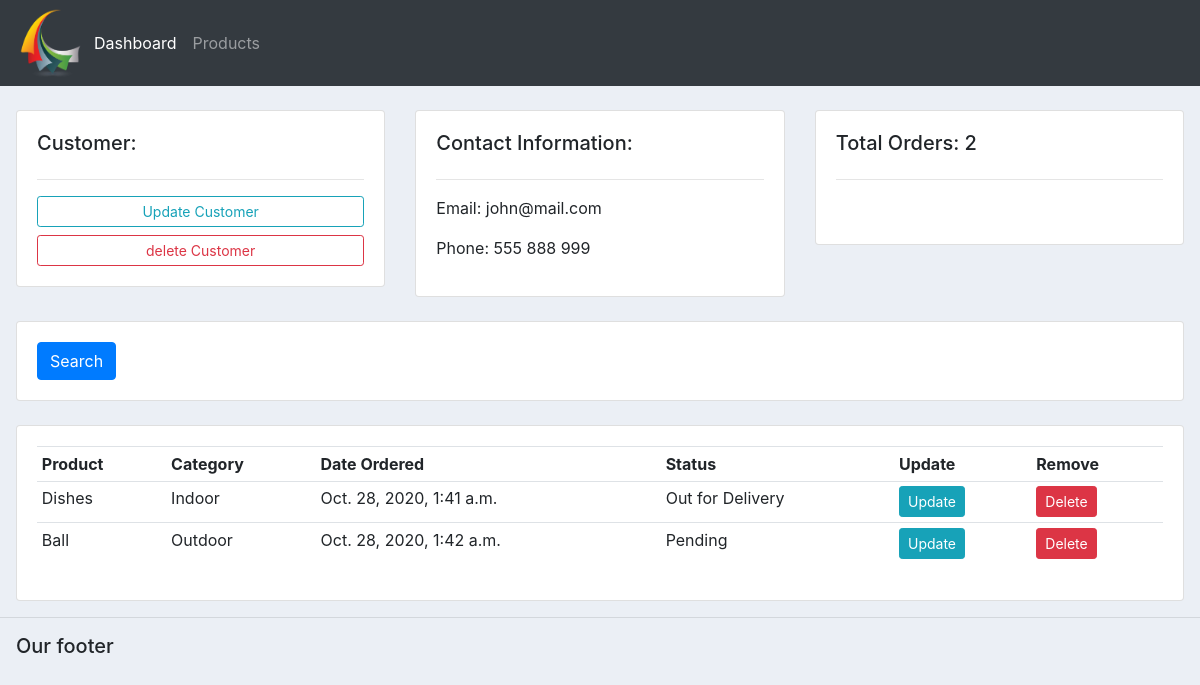
Screenshot of /customers/1/ with the database file from the repository.
### accounts/models.py (models this page shows, shortened)
class Customer(models.Model):
    name = models.CharField(max_length=200, null=True)
    phone = models.CharField(max_length=200, null=True)
    email = models.CharField(max_length=200, null=True)
    date_created = models.DateTimeField(auto_now_add=True, null=True)

class Order(models.Model):
    STATUS = (  ('Pending', 'Pending'),
                ('Out for Delivery', 'Out for Delivery'),
                ('Delivered', 'Delivered')
             )
    customer = models.ForeignKey(Customer, null=True, on_delete=models.SET_NULL)
    product = models.ForeignKey(Product, null=True, on_delete=models.SET_NULL)
    date_created = models.DateTimeField(auto_now_add=True, null=True)
    status = models.CharField(max_length=200, null=True, choices=STATUS)

class Product(models.Model):
    CATEGORY = (    ('Indoor', 'Indoor'),
                    ('Outdoor', 'Outdoor')
               )
    name = models.CharField(max_length=200, null=True)
    price = models.CharField(max_length=200, null=True)
    category = models.CharField(max_length=200, null=True, choices=CATEGORY)
    description = models.CharField(max_length=200, null=True, blank=True)
    date_created = models.DateTimeField(auto_now_add=True, null=True)
    tags = models.ManyToManyField(Tag)

### accounts/views.py (the view)
# urls.py: path('customers/<str:pk_test>/', views.customers, name='customers'),
def customers(request, pk_test):
    customer = Customer.objects.get(id=pk_test)
    orders = customer.order_set.all()
    total_orders = orders.count()
    context = {'customer':customer, 'orders':orders, 'total_orders':total_orders}
    return render(request, 'accounts/customers.html', context)

### accounts/templates/accounts/customers.html
{% extends 'accounts/main.html' %}
{% block content %}
<br>
<div class="row pl-3 pr-3">
  <div class="col-md">
    <div class="card card-body">
      <h5>Customer:</h5>
      <hr>
      <a class="btn btn-outline-info btn-sm btn-block" href="">
        Update Customer
      </a>
      <a class="btn btn-outline-danger btn-sm btn-block" href="">
        delete Customer
      </a>
    </div>
  </div>
  <div class="col-md">
    <div class="card card-body">
      <h5>Contact Information:</h5>
      <hr>
      <p>Email: {{customer.email}}</p>
      <p>Phone: {{customer.phone}}</p>
    </div>
  </div>
  <div class="col-md">
    <div class="card card-body">
      <h5>Total Orders: {{total_orders}}</h5>
      <hr>
      <h1 style="text-align: center; padding: 10px"></h1>
    </div>
  </div>
</div>
<br>
<div class="row pl-3 pr-3">
  <div class="col">
    <div class="card card-body">
      <form class="get">
        <button class="btn btn-primary" type="submit">Search</button>
      </form>
    </div>
  </div>
</div>
<br>
<div class="row pl-3 pr-3">
  <div class="col-md">
    <div class="card card-body">
      <table class="table table-sm">
        <tr>
          <th>Product</th>
          <th>Category</th>
          <th>Date Ordered</th>
          <th>Status</th>
          <th>Update</th>
          <th>Remove</th>
        </tr>
        {% for order in orders %}
        <tr>
          <td>{{order.product.name}}</td>
          <td>{{order.product.category}}</td>
          <td>{{order.product.date_created}}</td>
          <td>{{order.status}}</td>
          <td><a class="btn btn-sm btn-info" href="{% url 'update_order' order.id %}">Update</a></td>
          <td><a class="btn btn-sm btn-danger" href="{% url 'delete_order' order.id %}">Delete</a></td>
        </tr>
        {% endfor %}
      </table>
    </div>
  </div>
</div>
{% endblock %}

### static/css/main.css (style rules this page uses)
body { background-color: #ebeff5; }

### rows the page displays
Customer: email "john@mail.com", phone "555 888 999"
Order: product.name "Dishes", product.category "Indoor", product.date_created "Oct. 28, 2020, 1:41 a.m.", status "Out for Delivery"
Order: product.name "Ball", product.category "Outdoor", product.date_created "Oct. 28, 2020, 1:42 a.m.", status "Pending"

### other values shown
{{ total_orders }} "2"
